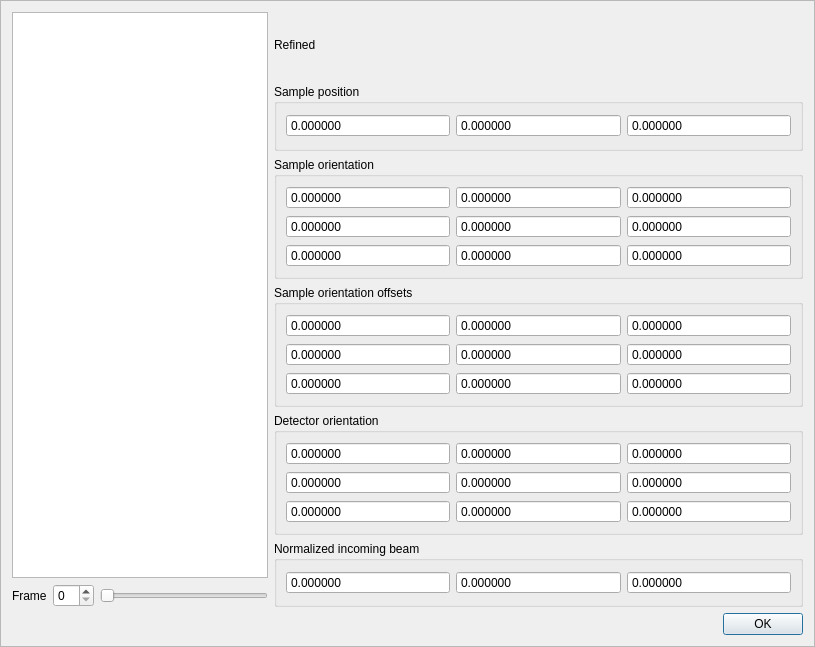
<?xml version="1.0" encoding="UTF-8"?>
<ui version="4.0">
 <class>FrameInstrumentStates</class>
 <widget class="NSXQFrame" name="FrameInstrumentStates">
  <property name="geometry">
   <rect>
    <x>0</x>
    <y>0</y>
    <width>815</width>
    <height>647</height>
   </rect>
  </property>
  <property name="windowTitle">
   <string>Frame</string>
  </property>
  <property name="frameShape">
   <enum>QFrame::StyledPanel</enum>
  </property>
  <property name="frameShadow">
   <enum>QFrame::Raised</enum>
  </property>
  <layout class="QVBoxLayout" name="verticalLayout_3">
   <item>
    <layout class="QHBoxLayout" name="horizontalLayout_3" stretch="0,3">
     <item>
      <layout class="QVBoxLayout" name="verticalLayout">
       <item>
        <widget class="QListWidget" name="data"/>
       </item>
       <item>
        <layout class="QHBoxLayout" name="horizontalLayout">
         <item>
          <widget class="QLabel" name="label">
           <property name="text">
            <string>Frame</string>
           </property>
          </widget>
         </item>
         <item>
          <widget class="QSpinBox" name="frameIndex">
           <property name="readOnly">
            <bool>false</bool>
           </property>
           <property name="buttonSymbols">
            <enum>QAbstractSpinBox::UpDownArrows</enum>
           </property>
           <property name="singleStep">
            <number>1</number>
           </property>
          </widget>
         </item>
         <item>
          <widget class="QSlider" name="frameSlider">
           <property name="tracking">
            <bool>true</bool>
           </property>
           <property name="orientation">
            <enum>Qt::Horizontal</enum>
           </property>
           <property name="tickPosition">
            <enum>QSlider::NoTicks</enum>
           </property>
          </widget>
         </item>
        </layout>
       </item>
      </layout>
     </item>
     <item>
      <layout class="QVBoxLayout" name="verticalLayout_2">
       <item>
        <widget class="QLabel" name="refined">
         <property name="text">
          <string>Refined</string>
         </property>
        </widget>
       </item>
       <item>
        <widget class="QGroupBox" name="groupBox">
         <property name="title">
          <string>Sample position</string>
         </property>
         <layout class="QHBoxLayout" name="horizontalLayout_2">
          <item>
           <widget class="QDoubleSpinBox" name="sample_position_x">
            <property name="readOnly">
             <bool>true</bool>
            </property>
            <property name="buttonSymbols">
             <enum>QAbstractSpinBox::NoButtons</enum>
            </property>
            <property name="decimals">
             <number>6</number>
            </property>
            <property name="minimum">
             <double>-1000000.000000000000000</double>
            </property>
            <property name="maximum">
             <double>1000000.000000000000000</double>
            </property>
           </widget>
          </item>
          <item>
           <widget class="QDoubleSpinBox" name="sample_position_y">
            <property name="readOnly">
             <bool>true</bool>
            </property>
            <property name="buttonSymbols">
             <enum>QAbstractSpinBox::NoButtons</enum>
            </property>
            <property name="decimals">
             <number>6</number>
            </property>
            <property name="minimum">
             <double>-1000000.000000000000000</double>
            </property>
            <property name="maximum">
             <double>1000000.000000000000000</double>
            </property>
           </widget>
          </item>
          <item>
           <widget class="QDoubleSpinBox" name="sample_position_z">
            <property name="readOnly">
             <bool>true</bool>
            </property>
            <property name="buttonSymbols">
             <enum>QAbstractSpinBox::NoButtons</enum>
            </property>
            <property name="decimals">
             <number>6</number>
            </property>
            <property name="minimum">
             <double>-1000000.000000000000000</double>
            </property>
            <property name="maximum">
             <double>1000000.000000000000000</double>
            </property>
           </widget>
          </item>
         </layout>
        </widget>
       </item>
       <item>
        <widget class="QGroupBox" name="groupBox_2">
         <property name="title">
          <string>Sample orientation</string>
         </property>
         <layout class="QGridLayout" name="gridLayout">
          <item row="1" column="0">
           <widget class="QDoubleSpinBox" name="sample_orientation_10">
            <property name="readOnly">
             <bool>true</bool>
            </property>
            <property name="buttonSymbols">
             <enum>QAbstractSpinBox::NoButtons</enum>
            </property>
            <property name="decimals">
             <number>6</number>
            </property>
            <property name="minimum">
             <double>-1000000.000000000000000</double>
            </property>
            <property name="maximum">
             <double>1000000.000000000000000</double>
            </property>
           </widget>
          </item>
          <item row="0" column="0">
           <widget class="QDoubleSpinBox" name="sample_orientation_00">
            <property name="enabled">
             <bool>true</bool>
            </property>
            <property name="readOnly">
             <bool>true</bool>
            </property>
            <property name="buttonSymbols">
             <enum>QAbstractSpinBox::NoButtons</enum>
            </property>
            <property name="decimals">
             <number>6</number>
            </property>
            <property name="minimum">
             <double>-1000000.000000000000000</double>
            </property>
            <property name="maximum">
             <double>1000000.000000000000000</double>
            </property>
           </widget>
          </item>
          <item row="2" column="1">
           <widget class="QDoubleSpinBox" name="sample_orientation_21">
            <property name="readOnly">
             <bool>true</bool>
            </property>
            <property name="buttonSymbols">
             <enum>QAbstractSpinBox::NoButtons</enum>
            </property>
            <property name="decimals">
             <number>6</number>
            </property>
            <property name="minimum">
             <double>-1000000.000000000000000</double>
            </property>
            <property name="maximum">
             <double>1000000.000000000000000</double>
            </property>
           </widget>
          </item>
          <item row="2" column="2">
           <widget class="QDoubleSpinBox" name="sample_orientation_22">
            <property name="readOnly">
             <bool>true</bool>
            </property>
            <property name="buttonSymbols">
             <enum>QAbstractSpinBox::NoButtons</enum>
            </property>
            <property name="decimals">
             <number>6</number>
            </property>
            <property name="minimum">
             <double>-1000000.000000000000000</double>
            </property>
            <property name="maximum">
             <double>1000000.000000000000000</double>
            </property>
           </widget>
          </item>
          <item row="1" column="1">
           <widget class="QDoubleSpinBox" name="sample_orientation_11">
            <property name="readOnly">
             <bool>true</bool>
            </property>
            <property name="buttonSymbols">
             <enum>QAbstractSpinBox::NoButtons</enum>
            </property>
            <property name="decimals">
             <number>6</number>
            </property>
            <property name="minimum">
             <double>-1000000.000000000000000</double>
            </property>
            <property name="maximum">
             <double>1000000.000000000000000</double>
            </property>
           </widget>
          </item>
          <item row="2" column="0">
           <widget class="QDoubleSpinBox" name="sample_orientation_20">
            <property name="readOnly">
             <bool>true</bool>
            </property>
            <property name="buttonSymbols">
             <enum>QAbstractSpinBox::NoButtons</enum>
            </property>
            <property name="decimals">
             <number>6</number>
            </property>
            <property name="minimum">
             <double>-1000000.000000000000000</double>
            </property>
            <property name="maximum">
             <double>1000000.000000000000000</double>
            </property>
           </widget>
          </item>
          <item row="1" column="2">
           <widget class="QDoubleSpinBox" name="sample_orientation_12">
            <property name="readOnly">
             <bool>true</bool>
            </property>
            <property name="buttonSymbols">
             <enum>QAbstractSpinBox::NoButtons</enum>
            </property>
            <property name="decimals">
             <number>6</number>
            </property>
            <property name="minimum">
             <double>-1000000.000000000000000</double>
            </property>
            <property name="maximum">
             <double>1000000.000000000000000</double>
            </property>
           </widget>
          </item>
          <item row="0" column="1">
           <widget class="QDoubleSpinBox" name="sample_orientation_01">
            <property name="readOnly">
             <bool>true</bool>
            </property>
            <property name="buttonSymbols">
             <enum>QAbstractSpinBox::NoButtons</enum>
            </property>
            <property name="decimals">
             <number>6</number>
            </property>
            <property name="minimum">
             <double>-1000000.000000000000000</double>
            </property>
            <property name="maximum">
             <double>1000000.000000000000000</double>
            </property>
           </widget>
          </item>
          <item row="0" column="2">
           <widget class="QDoubleSpinBox" name="sample_orientation_02">
            <property name="readOnly">
             <bool>true</bool>
            </property>
            <property name="buttonSymbols">
             <enum>QAbstractSpinBox::NoButtons</enum>
            </property>
            <property name="decimals">
             <number>6</number>
            </property>
            <property name="minimum">
             <double>-1000000.000000000000000</double>
            </property>
            <property name="maximum">
             <double>1000000.000000000000000</double>
            </property>
           </widget>
          </item>
         </layout>
        </widget>
       </item>
       <item>
        <widget class="QGroupBox" name="groupBox_3">
         <property name="title">
          <string>Sample orientation offsets</string>
         </property>
         <layout class="QGridLayout" name="gridLayout_3">
          <item row="1" column="0">
           <widget class="QDoubleSpinBox" name="sample_orientation_offset_10">
            <property name="readOnly">
             <bool>true</bool>
            </property>
            <property name="buttonSymbols">
             <enum>QAbstractSpinBox::NoButtons</enum>
            </property>
            <property name="decimals">
             <number>6</number>
            </property>
            <property name="minimum">
             <double>-1000000.000000000000000</double>
            </property>
            <property name="maximum">
             <double>1000000.000000000000000</double>
            </property>
           </widget>
          </item>
          <item row="0" column="2">
           <widget class="QDoubleSpinBox" name="sample_orientation_offset_02">
            <property name="readOnly">
             <bool>true</bool>
            </property>
            <property name="buttonSymbols">
             <enum>QAbstractSpinBox::NoButtons</enum>
            </property>
            <property name="decimals">
             <number>6</number>
            </property>
            <property name="minimum">
             <double>-1000000.000000000000000</double>
            </property>
            <property name="maximum">
             <double>1000000.000000000000000</double>
            </property>
           </widget>
          </item>
          <item row="2" column="1">
           <widget class="QDoubleSpinBox" name="sample_orientation_offset_21">
            <property name="readOnly">
             <bool>true</bool>
            </property>
            <property name="buttonSymbols">
             <enum>QAbstractSpinBox::NoButtons</enum>
            </property>
            <property name="decimals">
             <number>6</number>
            </property>
            <property name="minimum">
             <double>-1000000.000000000000000</double>
            </property>
            <property name="maximum">
             <double>1000000.000000000000000</double>
            </property>
           </widget>
          </item>
          <item row="1" column="1">
           <widget class="QDoubleSpinBox" name="sample_orientation_offset_11">
            <property name="readOnly">
             <bool>true</bool>
            </property>
            <property name="buttonSymbols">
             <enum>QAbstractSpinBox::NoButtons</enum>
            </property>
            <property name="decimals">
             <number>6</number>
            </property>
            <property name="minimum">
             <double>-1000000.000000000000000</double>
            </property>
            <property name="maximum">
             <double>1000000.000000000000000</double>
            </property>
           </widget>
          </item>
          <item row="2" column="0">
           <widget class="QDoubleSpinBox" name="sample_orientation_offset_20">
            <property name="readOnly">
             <bool>true</bool>
            </property>
            <property name="buttonSymbols">
             <enum>QAbstractSpinBox::NoButtons</enum>
            </property>
            <property name="decimals">
             <number>6</number>
            </property>
            <property name="minimum">
             <double>-1000000.000000000000000</double>
            </property>
            <property name="maximum">
             <double>1000000.000000000000000</double>
            </property>
           </widget>
          </item>
          <item row="2" column="2">
           <widget class="QDoubleSpinBox" name="sample_orientation_offset_22">
            <property name="readOnly">
             <bool>true</bool>
            </property>
            <property name="buttonSymbols">
             <enum>QAbstractSpinBox::NoButtons</enum>
            </property>
            <property name="decimals">
             <number>6</number>
            </property>
            <property name="minimum">
             <double>-1000000.000000000000000</double>
            </property>
            <property name="maximum">
             <double>1000000.000000000000000</double>
            </property>
           </widget>
          </item>
          <item row="0" column="0">
           <widget class="QDoubleSpinBox" name="sample_orientation_offset_00">
            <property name="enabled">
             <bool>true</bool>
            </property>
            <property name="readOnly">
             <bool>true</bool>
            </property>
            <property name="buttonSymbols">
             <enum>QAbstractSpinBox::NoButtons</enum>
            </property>
            <property name="decimals">
             <number>6</number>
            </property>
            <property name="minimum">
             <double>-1000000.000000000000000</double>
            </property>
            <property name="maximum">
             <double>1000000.000000000000000</double>
            </property>
           </widget>
          </item>
          <item row="1" column="2">
           <widget class="QDoubleSpinBox" name="sample_orientation_offset_12">
            <property name="readOnly">
             <bool>true</bool>
            </property>
            <property name="buttonSymbols">
             <enum>QAbstractSpinBox::NoButtons</enum>
            </property>
            <property name="decimals">
             <number>6</number>
            </property>
            <property name="minimum">
             <double>-1000000.000000000000000</double>
            </property>
            <property name="maximum">
             <double>1000000.000000000000000</double>
            </property>
           </widget>
          </item>
          <item row="0" column="1">
           <widget class="QDoubleSpinBox" name="sample_orientation_offset_01">
            <property name="readOnly">
             <bool>true</bool>
            </property>
            <property name="buttonSymbols">
             <enum>QAbstractSpinBox::NoButtons</enum>
            </property>
            <property name="decimals">
             <number>6</number>
            </property>
            <property name="minimum">
             <double>-1000000.000000000000000</double>
            </property>
            <property name="maximum">
             <double>1000000.000000000000000</double>
            </property>
           </widget>
          </item>
         </layout>
         <zorder>sample_orientation_offset_00</zorder>
         <zorder>sample_orientation_offset_11</zorder>
         <zorder>sample_orientation_offset_01</zorder>
         <zorder>sample_orientation_offset_10</zorder>
         <zorder>sample_orientation_offset_02</zorder>
         <zorder>sample_orientation_offset_20</zorder>
         <zorder>sample_orientation_offset_21</zorder>
         <zorder>sample_orientation_offset_12</zorder>
         <zorder>sample_orientation_offset_22</zorder>
        </widget>
       </item>
       <item>
        <widget class="QGroupBox" name="groupBox_5">
         <property name="title">
          <string>Detector orientation</string>
         </property>
         <layout class="QGridLayout" name="gridLayout_4">
          <item row="0" column="0">
           <widget class="QDoubleSpinBox" name="detector_orientation_00">
            <property name="enabled">
             <bool>true</bool>
            </property>
            <property name="readOnly">
             <bool>true</bool>
            </property>
            <property name="buttonSymbols">
             <enum>QAbstractSpinBox::NoButtons</enum>
            </property>
            <property name="decimals">
             <number>6</number>
            </property>
            <property name="minimum">
             <double>-1000000.000000000000000</double>
            </property>
            <property name="maximum">
             <double>1000000.000000000000000</double>
            </property>
           </widget>
          </item>
          <item row="0" column="1">
           <widget class="QDoubleSpinBox" name="detector_orientation_01">
            <property name="readOnly">
             <bool>true</bool>
            </property>
            <property name="buttonSymbols">
             <enum>QAbstractSpinBox::NoButtons</enum>
            </property>
            <property name="decimals">
             <number>6</number>
            </property>
            <property name="minimum">
             <double>-1000000.000000000000000</double>
            </property>
            <property name="maximum">
             <double>1000000.000000000000000</double>
            </property>
           </widget>
          </item>
          <item row="0" column="2">
           <widget class="QDoubleSpinBox" name="detector_orientation_02">
            <property name="readOnly">
             <bool>true</bool>
            </property>
            <property name="buttonSymbols">
             <enum>QAbstractSpinBox::NoButtons</enum>
            </property>
            <property name="decimals">
             <number>6</number>
            </property>
            <property name="minimum">
             <double>-1000000.000000000000000</double>
            </property>
            <property name="maximum">
             <double>1000000.000000000000000</double>
            </property>
           </widget>
          </item>
          <item row="1" column="0">
           <widget class="QDoubleSpinBox" name="detector_orientation_10">
            <property name="readOnly">
             <bool>true</bool>
            </property>
            <property name="buttonSymbols">
             <enum>QAbstractSpinBox::NoButtons</enum>
            </property>
            <property name="decimals">
             <number>6</number>
            </property>
            <property name="minimum">
             <double>-1000000.000000000000000</double>
            </property>
            <property name="maximum">
             <double>1000000.000000000000000</double>
            </property>
           </widget>
          </item>
          <item row="1" column="1">
           <widget class="QDoubleSpinBox" name="detector_orientation_11">
            <property name="readOnly">
             <bool>true</bool>
            </property>
            <property name="buttonSymbols">
             <enum>QAbstractSpinBox::NoButtons</enum>
            </property>
            <property name="decimals">
             <number>6</number>
            </property>
            <property name="minimum">
             <double>-1000000.000000000000000</double>
            </property>
            <property name="maximum">
             <double>1000000.000000000000000</double>
            </property>
           </widget>
          </item>
          <item row="1" column="2">
           <widget class="QDoubleSpinBox" name="detector_orientation_12">
            <property name="readOnly">
             <bool>true</bool>
            </property>
            <property name="buttonSymbols">
             <enum>QAbstractSpinBox::NoButtons</enum>
            </property>
            <property name="decimals">
             <number>6</number>
            </property>
            <property name="minimum">
             <double>-1000000.000000000000000</double>
            </property>
            <property name="maximum">
             <double>1000000.000000000000000</double>
            </property>
           </widget>
          </item>
          <item row="2" column="0">
           <widget class="QDoubleSpinBox" name="detector_orientation_20">
            <property name="readOnly">
             <bool>true</bool>
            </property>
            <property name="buttonSymbols">
             <enum>QAbstractSpinBox::NoButtons</enum>
            </property>
            <property name="decimals">
             <number>6</number>
            </property>
            <property name="minimum">
             <double>-1000000.000000000000000</double>
            </property>
            <property name="maximum">
             <double>1000000.000000000000000</double>
            </property>
           </widget>
          </item>
          <item row="2" column="1">
           <widget class="QDoubleSpinBox" name="detector_orientation_21">
            <property name="readOnly">
             <bool>true</bool>
            </property>
            <property name="buttonSymbols">
             <enum>QAbstractSpinBox::NoButtons</enum>
            </property>
            <property name="decimals">
             <number>6</number>
            </property>
            <property name="minimum">
             <double>-1000000.000000000000000</double>
            </property>
            <property name="maximum">
             <double>1000000.000000000000000</double>
            </property>
           </widget>
          </item>
          <item row="2" column="2">
           <widget class="QDoubleSpinBox" name="detector_orientation_22">
            <property name="readOnly">
             <bool>true</bool>
            </property>
            <property name="buttonSymbols">
             <enum>QAbstractSpinBox::NoButtons</enum>
            </property>
            <property name="decimals">
             <number>6</number>
            </property>
            <property name="minimum">
             <double>-1000000.000000000000000</double>
            </property>
            <property name="maximum">
             <double>1000000.000000000000000</double>
            </property>
           </widget>
          </item>
         </layout>
        </widget>
       </item>
       <item>
        <widget class="QGroupBox" name="groupBox_4">
         <property name="title">
          <string>Normalized incoming beam</string>
         </property>
         <layout class="QHBoxLayout" name="horizontalLayout_4">
          <item>
           <widget class="QDoubleSpinBox" name="ni_x">
            <property name="readOnly">
             <bool>true</bool>
            </property>
            <property name="buttonSymbols">
             <enum>QAbstractSpinBox::NoButtons</enum>
            </property>
            <property name="decimals">
             <number>6</number>
            </property>
            <property name="minimum">
             <double>-1000000.000000000000000</double>
            </property>
            <property name="maximum">
             <double>1000000.000000000000000</double>
            </property>
           </widget>
          </item>
          <item>
           <widget class="QDoubleSpinBox" name="ni_y">
            <property name="readOnly">
             <bool>true</bool>
            </property>
            <property name="buttonSymbols">
             <enum>QAbstractSpinBox::NoButtons</enum>
            </property>
            <property name="decimals">
             <number>6</number>
            </property>
            <property name="minimum">
             <double>-1000000.000000000000000</double>
            </property>
            <property name="maximum">
             <double>1000000.000000000000000</double>
            </property>
           </widget>
          </item>
          <item>
           <widget class="QDoubleSpinBox" name="ni_z">
            <property name="readOnly">
             <bool>true</bool>
            </property>
            <property name="buttonSymbols">
             <enum>QAbstractSpinBox::NoButtons</enum>
            </property>
            <property name="decimals">
             <number>6</number>
            </property>
            <property name="minimum">
             <double>-1000000.000000000000000</double>
            </property>
            <property name="maximum">
             <double>1000000.000000000000000</double>
            </property>
           </widget>
          </item>
         </layout>
        </widget>
       </item>
      </layout>
     </item>
    </layout>
   </item>
   <item>
    <widget class="QDialogButtonBox" name="actions">
     <property name="standardButtons">
      <set>QDialogButtonBox::Ok</set>
     </property>
    </widget>
   </item>
  </layout>
 </widget>
 <customwidgets>
  <customwidget>
   <class>NSXQFrame</class>
   <extends>QFrame</extends>
   <header>apps/frames/NSXQFrame.h</header>
   <container>1</container>
  </customwidget>
 </customwidgets>
 <resources/>
 <connections/>
</ui>
